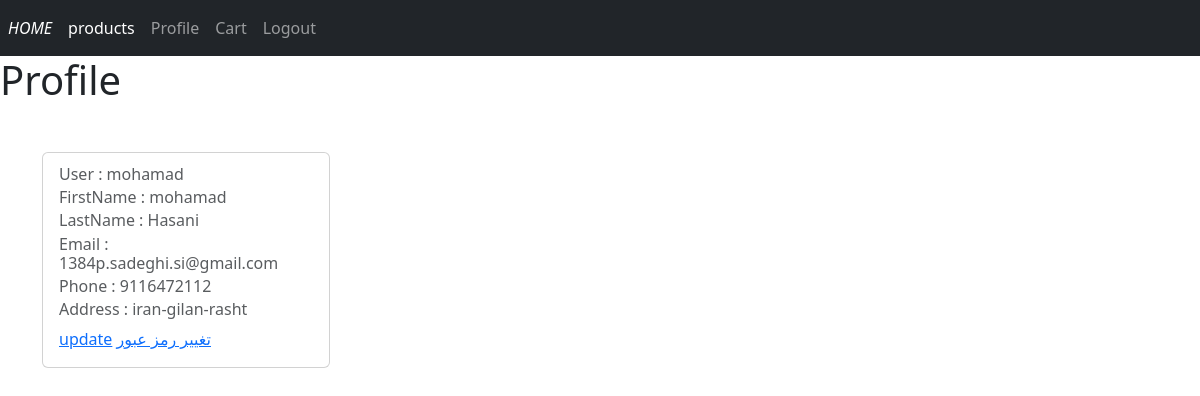
The app's page /accounts/profile/ (signed in) with its own data.
### accounts/models.py (models this page shows, shortened)
class Profile(models.Model):
    User = models.OneToOneField(User, on_delete=models.CASCADE)
    phone = models.IntegerField(null=True, blank=True)
    address = models.CharField(max_length=300, null=True, blank=True)
    profile_image = models.ImageField(upload_to='profile/',  null=True, blank=True)

### accounts/views.py (the view)
# urls.py: path('profile/', views.user_profile, name='profile'),
@login_required(login_url='accounts:login')
def user_profile(request):
    profile = Profile.objects.get(User=request.user)
    return render(request, 'accounts/profile.html', {'profile': profile})

### accounts/templates/accounts/profile.html (shortened to what this page needs)
{%extends 'Base.html'%}
{%block body%}
<h1>Profile</h1>
<div class="container mt-5">
  <div class="col-6">
    <div class="card" style="width: 18rem;">
      <div class="card-body">
        <h6 class="card-subtitle mb-2 text-body-secondary">User : {{ profile.User.username }}</h6>
        <h6 class="card-subtitle mb-2 text-body-secondary">FirstName : {{ profile.User.first_name }}</h6>
        <h6 class="card-subtitle mb-2 text-body-secondary">LastName : {{ profile.User.last_name }}</h6>
        <h6 class="card-subtitle mb-2 text-body-secondary">Email : {{ profile.User.email }}</h6>
        <h6 class="card-subtitle mb-2 text-body-secondary">Phone : {{ profile.phone }}</h6>
        <h6 class="card-subtitle mb-2 text-body-secondary">Address : {{ profile.address }}</h6>
        <tr>
          <th> <a href="{%url 'accounts:update'%}">update</a></th>
       </tr>
        <tr>
           <th><a href="{%url 'accounts:change'%}">تغییر رمز عبور</a></th>
       </tr>
      </div>
    </div>
  </div>
  </div>
  <div class="col-6">
</div>
{%endblock%}

### records on screen
Profile: User.username "mohamad", User.first_name "mohamad", User.last_name "Hasani", User.email "1384p.sadeghi.si@gmail.com", phone "9116472112", address "iran-gilan-rasht"
